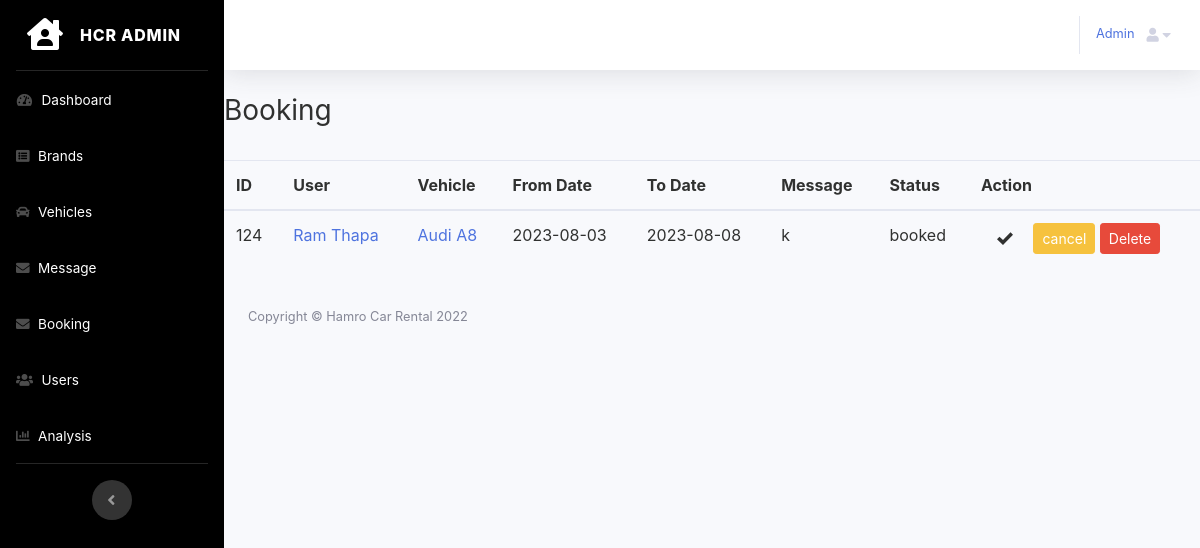
Screenshot of /admin/booking/index.php (signed in) with the database file from the repository.
### tables this page shows
CREATE TABLE `booking` (
  `id` int(11) NOT NULL,
  `user_id` int(11) NOT NULL,
  `vehicle_id` int(11) NOT NULL,
  `from_date` date NOT NULL,
  `to_date` date NOT NULL,
  `payment_method` varchar(100) NOT NULL,
  `message` text NOT NULL,
  `status` varchar(20) NOT NULL
);

CREATE TABLE `users` (
  `id` int(11) NOT NULL,
  `name` varchar(100) NOT NULL,
  `email` varchar(100) NOT NULL,
  `password` varchar(100) NOT NULL,
  `phone` varchar(100) NOT NULL,
  `role` varchar(100) NOT NULL DEFAULT 'renter',
  `license` varchar(250) NOT NULL,
  `code` int(11) NOT NULL
);

CREATE TABLE `vehicles` (
  `id` int(11) NOT NULL,
  `name` varchar(100) NOT NULL,
  `category_id` int(11) NOT NULL,
  `price` varchar(50) NOT NULL,
  `model_year` year(4) NOT NULL,
  `seat` int(11) NOT NULL,
  `vehicle_no` varchar(100) NOT NULL,
  `description` text NOT NULL,
  `image` varchar(250) NOT NULL,
  `paper_work` varchar(250) NOT NULL
);

### admin/admin.php (called while the page is built, shortened)
<?php
require __DIR__  . "/../db.php";
$page_url = "http://localhost/Onlinecarrental/admin/";

### db.php (called while the page is built, shortened)
<?php
function pdo()
{
    $dbhost = "localhost";
    $dbname = "cars";
    $dbuser = "root";
    $dbpass = "";
    $options = [
        PDO::ATTR_DEFAULT_FETCH_MODE => PDO::FETCH_ASSOC
    ];
    $dsn = "mysql:host=" . $dbhost . ";dbname=" . $dbname;
    try {
        $pdo = new PDO($dsn, $dbuser, $dbpass, $options);
    } catch (PDOException $e) {
        die("Cannot Connect to Database: " . $e->getMessage());
    }
    return $pdo;
}
function where($table, $col, $opr, $val, $all = true)
{
    $pdo = pdo();
    $stmt = $pdo->prepare("SELECT * FROM $table WHERE $col $opr ?");
    $stmt->execute([$val]);
    return $stmt->fetch();
}
function find($table, $id)
{
    return where($table, 'id', '=', $id, false);
}
function all($table)
{
    $pdo = pdo();
    $stmt = $pdo->prepare("SELECT * FROM $table");
    $stmt->execute();
    return $stmt->fetchAll();
}

### admin/booking/index.php (the view, shortened to what this page needs)
<?php require_once __DIR__ . "/../admin.php"; ?>
<!DOCTYPE html>
<html lang="en">
<head>
    <link rel="stylesheet" href="<?php echo $page_url; ?>vendor/fontawesome/css/all.min.css">
    <link href="<?php echo $page_url; ?>css/sb-admin-2.min.css" rel="stylesheet">
</head>
<body id="page-top" style="color: #303130;">
    <div id="wrapper">
        <?php require  "../header.php"; ?>
        <div class="d-flex justify-content-between mb-4">
            <h3>Booking</h3>
        </div>
        <table class="table" style="color: #303130;">
            <thead>
                <tr>
                    <th>ID</th>
                    <th>User</th>
                    <th>Vehicle </th>
                    <th>From Date</th>
                    <th>To Date</th>
                    <th>Message</th>
                    <th>Status</th>
                    <th>Action</th>
                </tr>
            </thead>
            <tbody>
                <?php
                $booking = all('booking');
                foreach ($booking as $item) :
                    $vehicle = find('vehicles', $item['vehicle_id']);
                    $user = find('users', $item['user_id']);
                ?>
                    <tr>
                        <td><?php echo $item['id']; ?></td>
                        <td><a href="../user_show.php?id=<?php echo $user['id']; ?>"><?php echo $user['name']; ?></a></td>
                        <td><a href="../vehicles/show.php?id=<?php echo $vehicle['id']; ?>"><?php echo $vehicle['name']; ?></a></td>
                        <td><?php echo $item['from_date']; ?></td>
                        <td><?php echo $item['to_date']; ?></td>
                        <td><?php echo $item['message']; ?></td>
                        <td><?php echo $item['status']; ?></td>
                        <td>
                            <?php if ($item['status'] == 'booked') : ?>
                                <svg class="mx-3 my-2" fill="currentColor" xmlns="http://www.w3.org/2000/svg" width="16" height="16" viewBox="0 0 24 24">
                                    <path d="M20.285 2l-11.285 11.567-5.286-5.011-3.714 3.716 9 8.728 15-15.285z" />
                                </svg>
                            <?php endif ?>
                            <?php if ($item['status'] != 'cancelled') : ?>
                                <a class="btn btn-warning btn-sm" href="cancel.php?id=<?php echo $item['id']; ?>">
                                    cancel
                                </a>
                            <?php endif; ?>
                            <a class="btn btn-danger btn-sm" href="#!" onclick="confirmDelete(<?php echo $item['id']; ?>)">
                                Delete
                            </a>
                        </td>
                    </tr>
                <?php endforeach; ?>
            </tbody>
        </table>
        <?php require "../footer.php"; ?>

### admin/header.php (shortened to what this page needs)
<ul class="navbar-nav sidebar sidebar-dark accordion" id="accordionSidebar" style="background-color: black;">
    <a class="sidebar-brand d-flex align-items-center justify-content-center" href="http://localhost/Onlinecarrental/admin/index.php">
        <div class="sidebar-brand-icon">
            <i class="fas fa-house-user"></i>
        </div>
        <div class="sidebar-brand-text mx-3">HCR admin</div>
    </a>
    <hr class="sidebar-divider my-0">
    <li class="nav-item">
        <a class="nav-link text-white" href="<?php echo $page_url; ?>">
            <i class="fas fa-fw fa-tachometer-alt"></i>
            <span>Dashboard</span></a>
    </li>
    <li class="nav-item">
        <a class="nav-link text-white" href="<?php echo $page_url; ?>/brands" >
            <i class="fa fa-list-alt" aria-hidden="true"></i>
            <span>Brands</span></a>
    </li>
    <li class="nav-item">
        <a class="nav-link text-white" href="<?php echo $page_url; ?>/vehicles" >
        <i class="fas fa-car"></i>
            <span>Vehicles</span></a>
        </li>
        <li class="nav-item">
            <a class="nav-link text-white" href="<?php echo $page_url; ?>/message">
                <i class="fas fa-envelope"></i>
                <span>Message</span></a>
        </li>
        <li class="nav-item">
            <a class="nav-link text-white" href="<?php echo $page_url; ?>/booking">
                <i class="fas fa-envelope"></i>
                <span>Booking</span></a>
        </li>
    <li class="nav-item">
        <a class="nav-link text-white" href="<?php echo $page_url; ?>users.php">
            <i class="fas fa-users"></i>
            <span>Users</span></a>
    </li>
    <li class="nav-item">
        <a class="nav-link text-white" href="<?php echo $page_url; ?>analysis.php">
        <i class="fas fa-chart-bar"></i>
            <span>Analysis</span></a>
    </li>
    <hr class="sidebar-divider d-none d-md-block">
    <div class="text-center d-none d-md-inline">
        <button class="rounded-circle border-0"  id="sidebarToggle"></button>
    </div>
</ul>
<div id="content-wrapper" class="d-flex flex-column">
    <div id="content">
        <nav class="navbar navbar-expand navbar-light bg-white topbar mb-4 static-top shadow">
            <ul class="navbar-nav ml-auto">
                <a class=" d-none d-lg-inline text-black small mt-4"  href="http://localhost/Onlinecarrental/admin/profile.php"><?php $admin = find('admins', $_SESSION['admin_id']);
echo substr($admin['name'], 0, 6);
?></a>
                <li class="nav-item dropdown no-arrow">
                    <span class="nav-link dropdown-toggle"  href="#" id="userDropdown" data-toggle="dropdown" aria-haspopup="true" aria-expanded="false">
                        <i class="fas fa-user fa-sm fa-fw mr-2" href="#">
                        <i class="fas fa-caret-down"></i>
                        </i>
                    </span>
                </li>
            </ul>
        </nav>

### rows the page displays
booking: id "124", user.name "Ram Thapa", vehicle.name "Audi A8", from_date "2023-08-03", to_date "2023-08-08", message "k", status "booked"

### other values shown
substr($admin['name'], 0, 6) "Admin"
